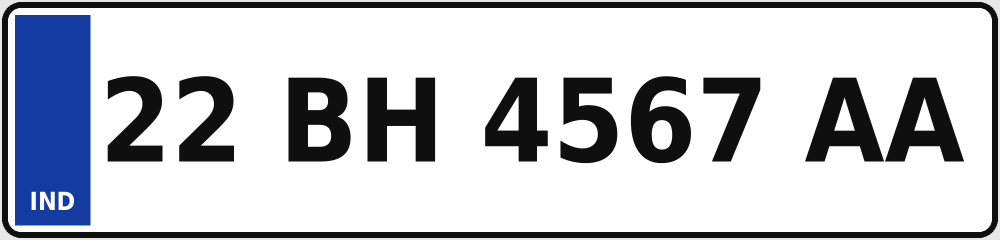
#> input picture plates/22BH4567AA.png, 2000 x 480 px (shown at 1/2 size); its folder holds only this picture in this run
$ python make_test_scenes.py
#> lines starting #> are read from the running program, lines starting #| are printed output that depends on the picture
"""
Make synthetic 'camera' photos of the demo plates for testing without a webcam:
each plate is printed on a sheet, tilted in perspective and placed in a
cluttered scene with blur and noise.  Output: sample_images/
"""
import glob, os, sys
import cv2, numpy as np

ROOT = os.path.dirname(os.path.dirname(os.path.abspath(__file__)))
rng = np.random.default_rng(int(sys.argv[1]) if len(sys.argv) > 1 else 3)

def scene(W=1280, H=720):
    img = np.zeros((H, W, 3), np.uint8)
    img[:] = rng.integers(60, 200, 3)
    for _ in range(25):
        c = tuple(int(v) for v in rng.integers(0, 255, 3))
        x, y = rng.integers(0, W), rng.integers(0, H)
        if rng.random() < 0.5:
            cv2.rectangle(img, (x, y), (x + rng.integers(20, 300), y + rng.integers(20, 300)), c, -1)
        else:
            cv2.circle(img, (x, y), int(rng.integers(10, 120)), c, -1)
    return cv2.GaussianBlur(img, (7, 7), 0)

os.makedirs(os.path.join(ROOT, "sample_images"), exist_ok=True)
for path in sorted(glob.glob(os.path.join(ROOT, "plates", "*.png"))):
    plate = cv2.imread(path)
#> plate is the input picture: shape (480, 2000, 3); mean B, G, R 202.7, 196.3, 193.7
    ph, pw = plate.shape[:2]
#> ph = 480; pw = 2000
    sheet = np.full((ph + 2 * ph // 3, pw + pw // 6, 3), 245, np.uint8)
    sheet[ph // 3: ph // 3 + ph, pw // 12: pw // 12 + pw] = plate
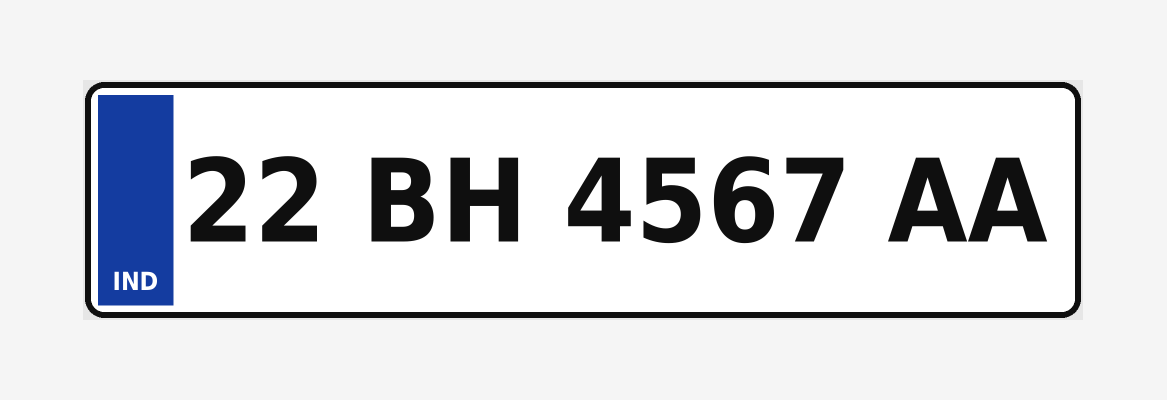
#> sheet: shape (800, 2333, 3) (shown at 1/2 size); mean B, G, R 223.2, 219.9, 218.6
    img = scene()
#> after the loop in scene, `for _ in range(25):`:
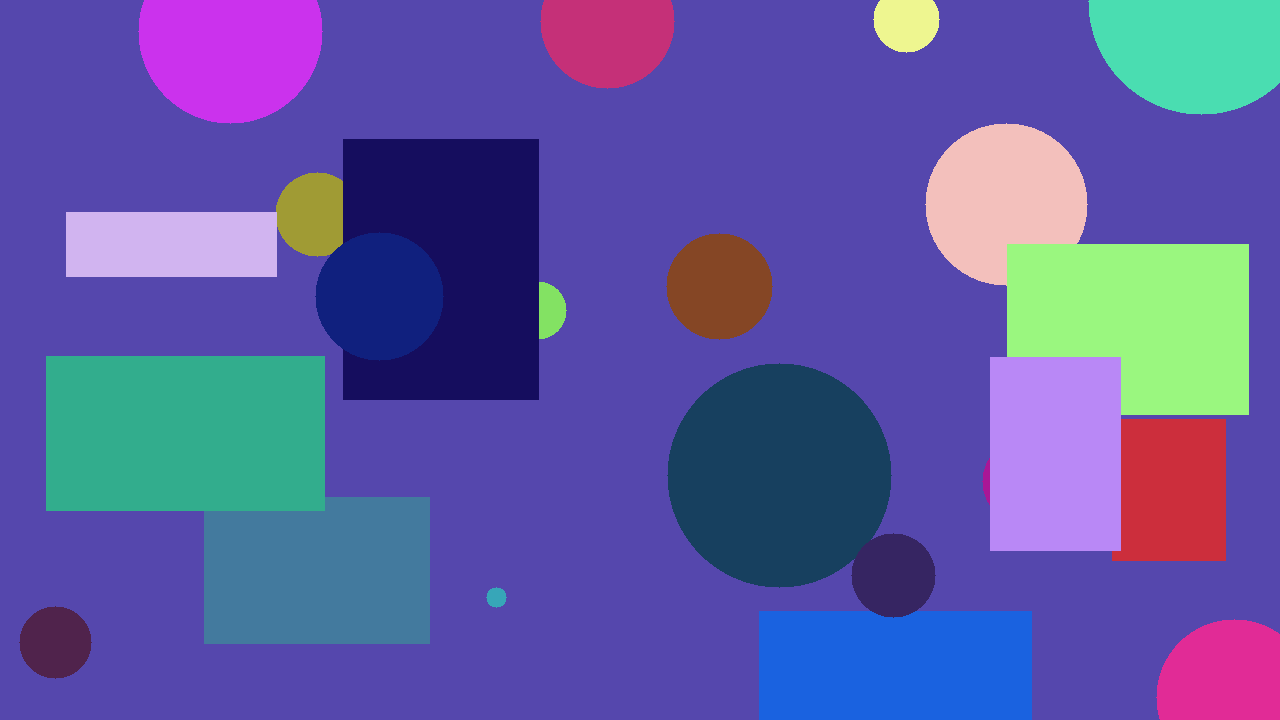
#> img: shape (720, 1280, 3); mean of channels 0, 1, 2 162.5, 89.9, 93; drawn as B, G, R
    H, W = img.shape[:2]
#> H = 720; W = 1280
    sw = rng.uniform(0.45, 0.7) * W
#> sw = 641.7
    sh = sw * sheet.shape[0] / sheet.shape[1]
#> sh = 220
    cx, cy = W / 2 + rng.uniform(-100, 100), H / 2 + rng.uniform(-60, 60)
#> cx = 688.3; cy = 346.6
    j = lambda: rng.uniform(-0.06, 0.06) * sw
    dst = np.float32([[cx - sw/2 + j(), cy - sh/2 + j()], [cx + sw/2 + j(), cy - sh/2 + j()],
                      [cx + sw/2 + j(), cy + sh/2 + j()], [cx - sw/2 + j(), cy + sh/2 + j()]])
    src = np.float32([[0, 0], [sheet.shape[1], 0], [sheet.shape[1], sheet.shape[0]], [0, sheet.shape[0]]])
    M = cv2.getPerspectiveTransform(src, dst)
    warped = cv2.warpPerspective(sheet, M, (W, H))
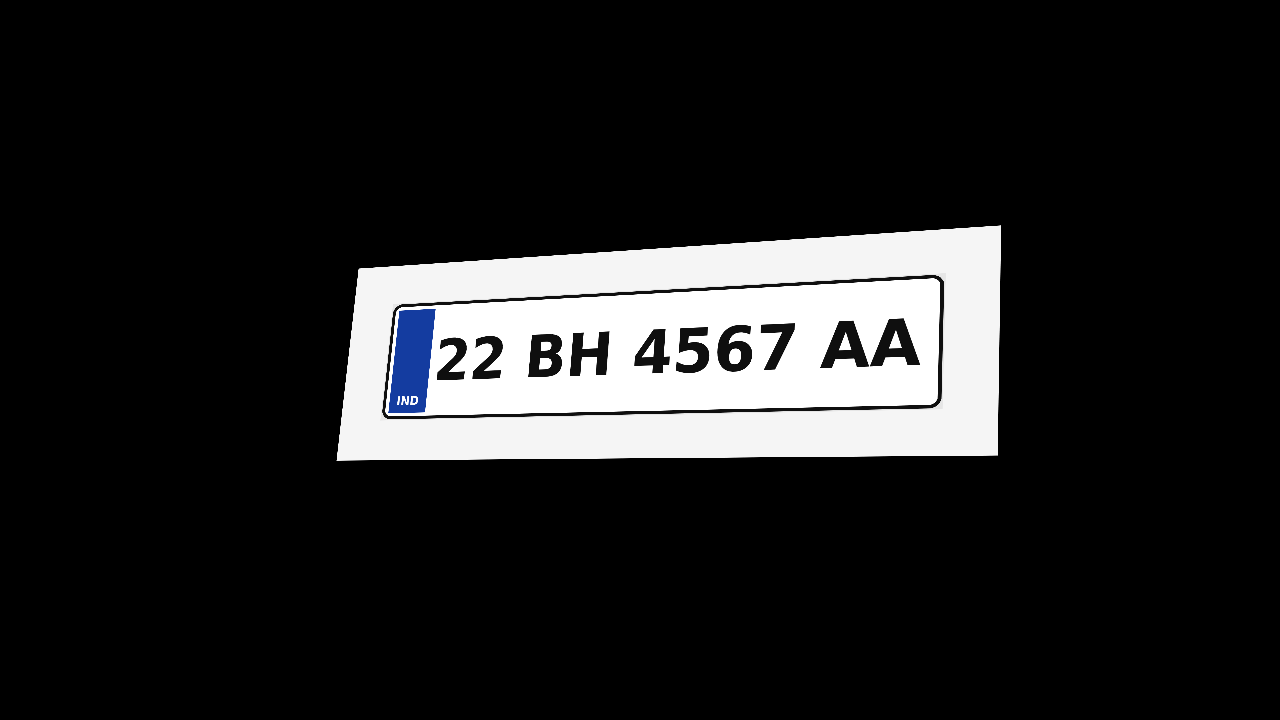
#> warped: shape (720, 1280, 3); mean B, G, R 33.3, 32.9, 32.8
    mask = cv2.warpPerspective(np.full(sheet.shape[:2], 255, np.uint8), M, (W, H))
    img[mask > 0] = warped[mask > 0]
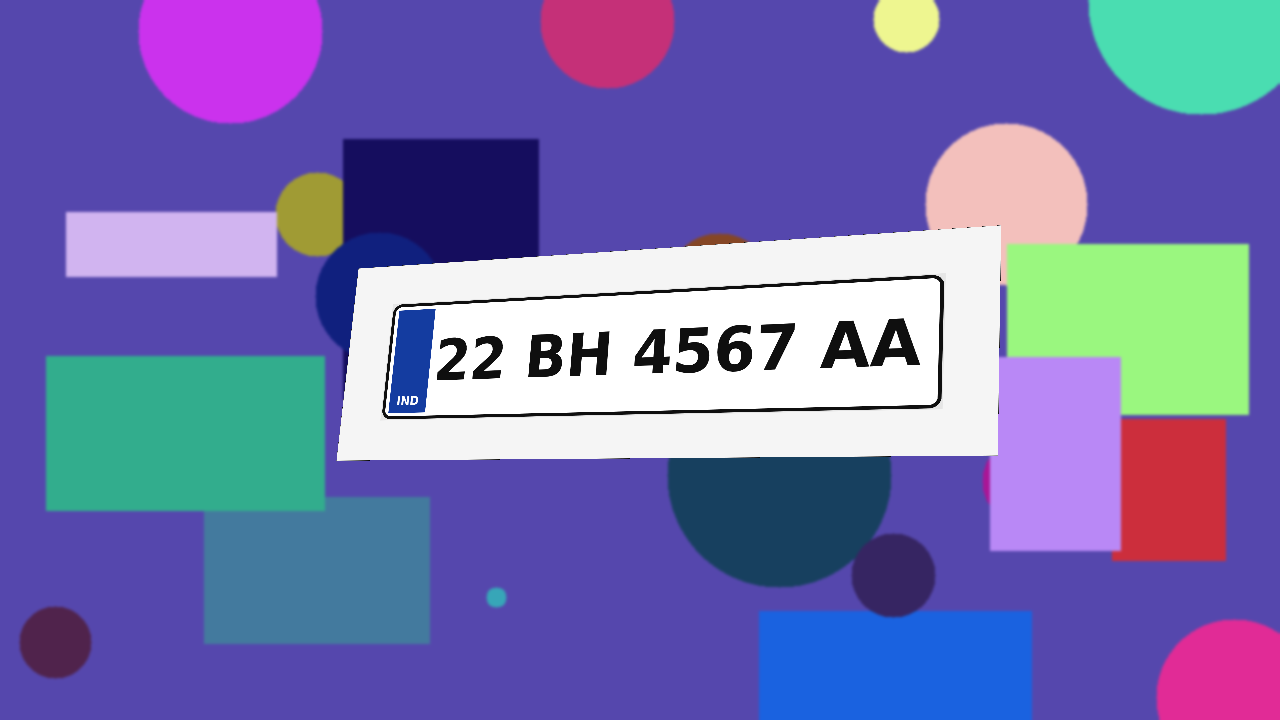
#> img: shape (720, 1280, 3); mean B, G, R 174.5, 113.2, 114.9
    shade = np.linspace(rng.uniform(0.7, 1.0), rng.uniform(0.8, 1.1), W)[None, :, None]
    img = np.clip(img * shade, 0, 255).astype(np.uint8)
    img = cv2.GaussianBlur(img, (3, 3), 0)
    img = np.clip(img + rng.normal(0, 6, img.shape), 0, 255).astype(np.uint8)
    name = "scene_" + os.path.basename(path).replace(".png", ".jpg")
    cv2.imwrite(os.path.join(ROOT, "sample_images", name), img, [cv2.IMWRITE_JPEG_QUALITY, 88])
    print("wrote sample_images/" + name)

$ run again, on plates/MH02DZ3110_bike.png
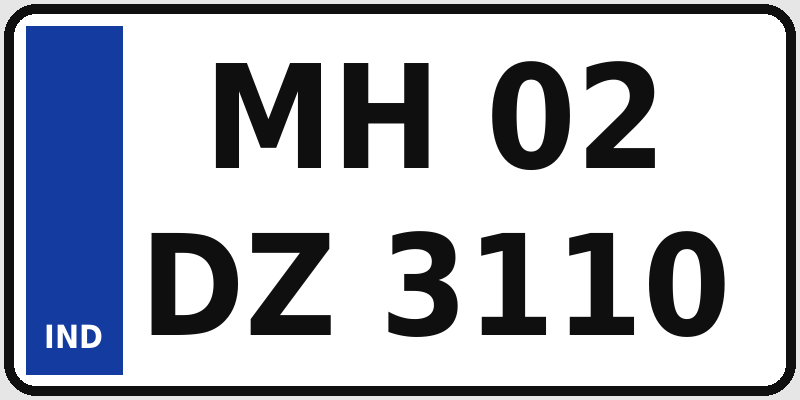
#> input picture plates/MH02DZ3110_bike.png, 800 x 400 px
#> plate is the input picture: shape (400, 800, 3); mean B, G, R 190.4, 180.1, 175.9
#> `warped = cv2.warpPerspective(sheet, M, (W, H))`:
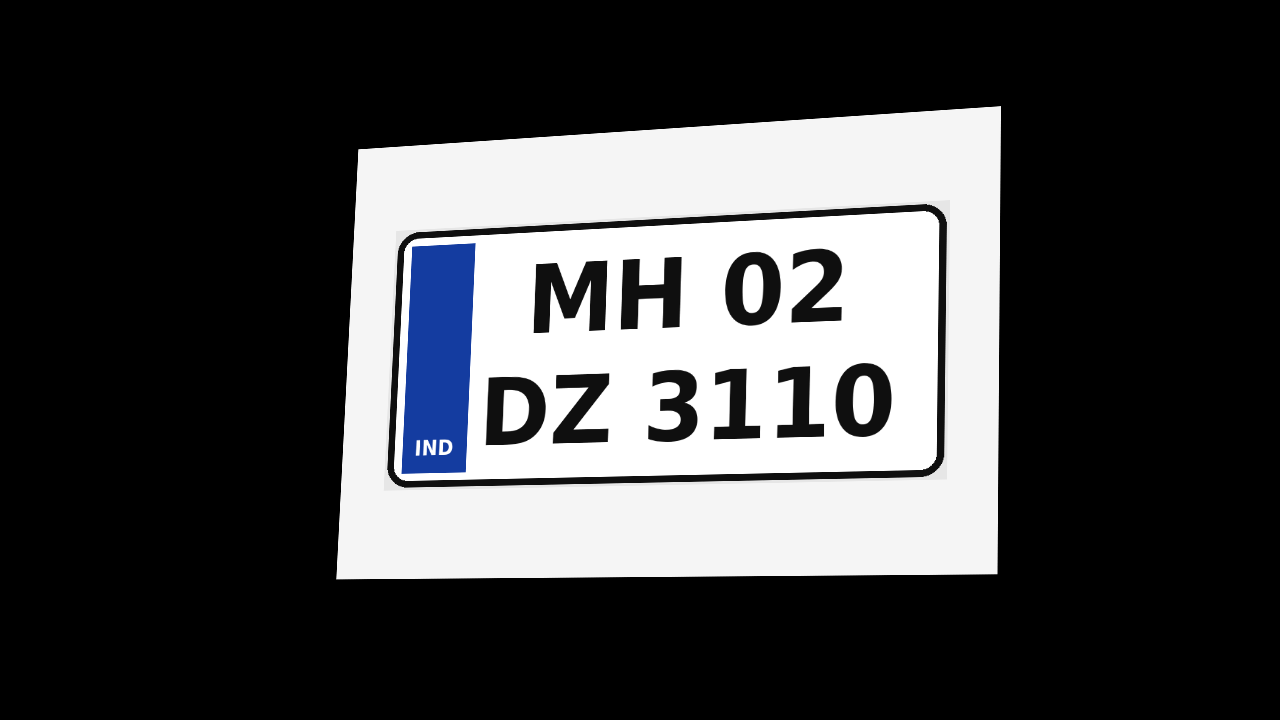
#> warped: shape (720, 1280, 3); mean B, G, R 68.9, 67.4, 66.8
#> `img[mask > 0] = warped[mask > 0]`:
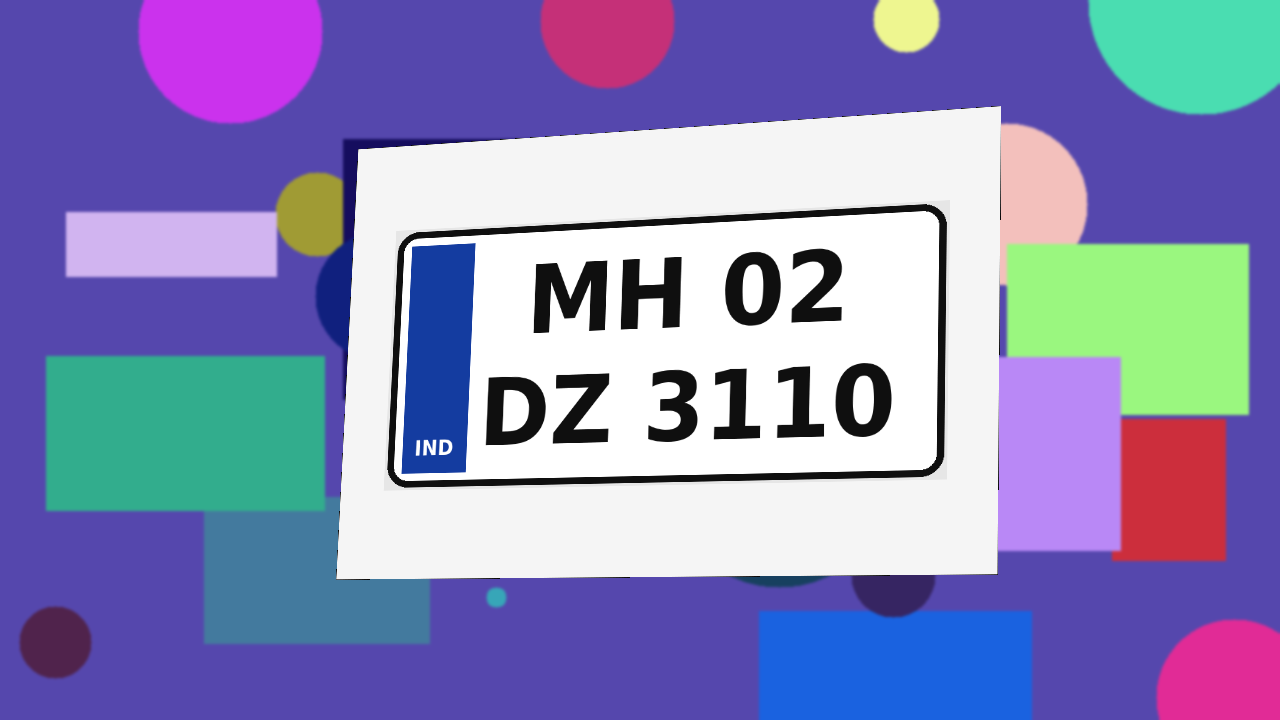
#> img: shape (720, 1280, 3); mean B, G, R 184.9, 136, 136.6

$ run again, on plates/MH04FT0786.png
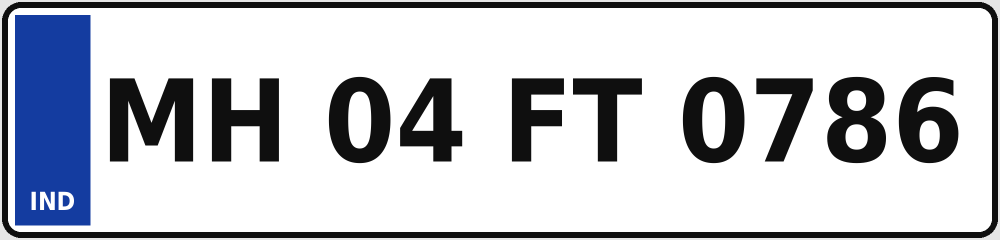
#> input picture plates/MH04FT0786.png, 2000 x 480 px (shown at 1/2 size)
#> plate is the input picture: shape (480, 2000, 3); mean B, G, R 202.5, 196, 193.5
#> `warped = cv2.warpPerspective(sheet, M, (W, H))`:
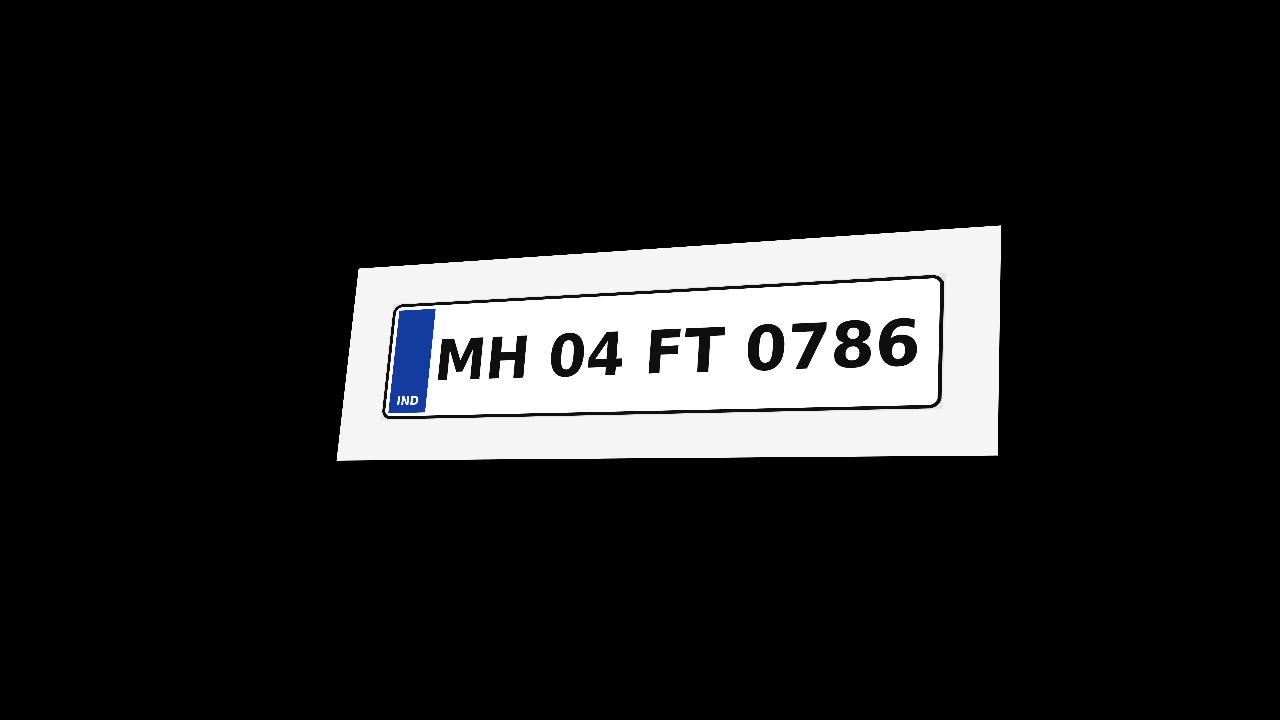
#> warped: shape (720, 1280, 3); mean B, G, R 33.3, 32.9, 32.8
#> `img[mask > 0] = warped[mask > 0]`:
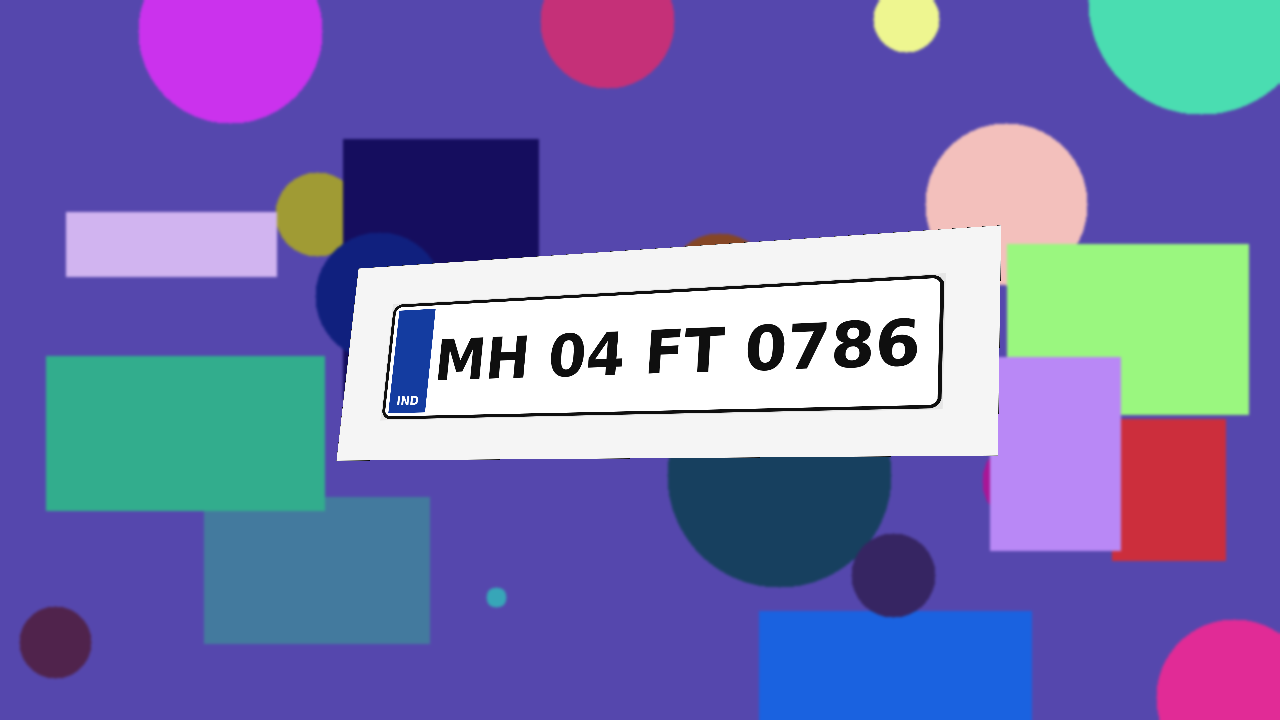
#> img: shape (720, 1280, 3); mean B, G, R 174.5, 113.2, 114.9
